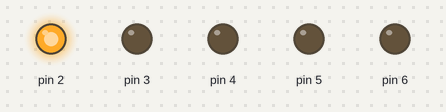
Recording of a sketch running on a simulated Arduino Uno, built with avr-gcc and run on an emulated ATmega328P. Parts: output pins drawn as LEDs (lit = HIGH).

Above: at 1.0 s.
At 3.0 s:
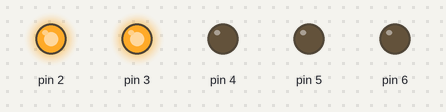
At 5.0 s:
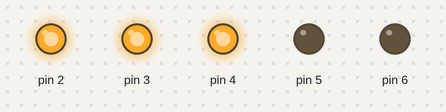
At 7.0 s:
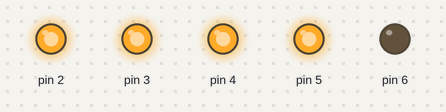
At 9.0 s:
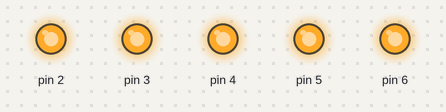
At 10.5 s:
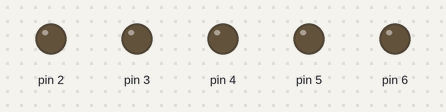
Timing chart, 0 to 14.3 s (numbered marks = the images above):
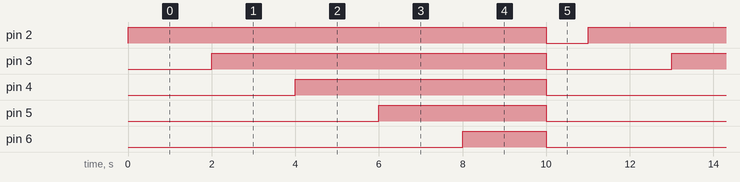

The sketch:

EXERC_CIO_3.ino
```cpp
void setup()
{
  pinMode(2, OUTPUT);
   pinMode(3, OUTPUT);
   pinMode(4, OUTPUT);
   pinMode(5, OUTPUT);
   pinMode(6, OUTPUT);

}
void loop()
{
  digitalWrite(2, HIGH);
   delay(2000);
  digitalWrite(3, HIGH);
   delay(2000);
  digitalWrite(4, HIGH);
   delay(2000);
  digitalWrite(5, HIGH);
   delay(2000);
  digitalWrite(6, HIGH);
   delay(2000);


  digitalWrite(2, LOW);
  digitalWrite(3, LOW);
  digitalWrite(4, LOW);
  digitalWrite(5, LOW);
  digitalWrite(6, LOW);


  delay(1000);
}
```

Measured:
- by itself, pin 2: alternates HIGH for 10.0 s and LOW for 1.0 s
- by itself, pin 3: alternates HIGH for 8.0 s and LOW for 3.0 s
- by itself, pin 4: alternates HIGH for 6.0 s and LOW for 5.0 s
- by itself, pin 5: alternates HIGH for 4.0 s and LOW for 7.0 s
- by itself, pin 6: alternates HIGH for 2.0 s and LOW for 9.0 s
